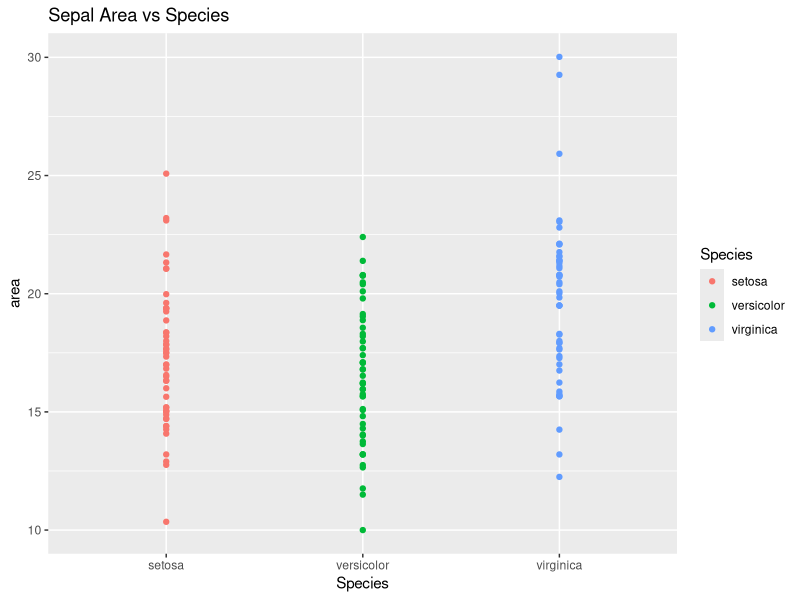
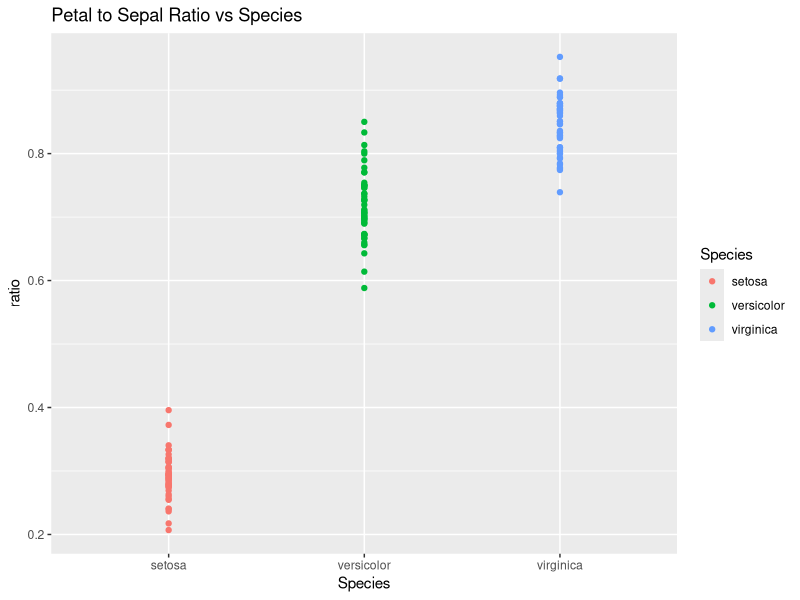
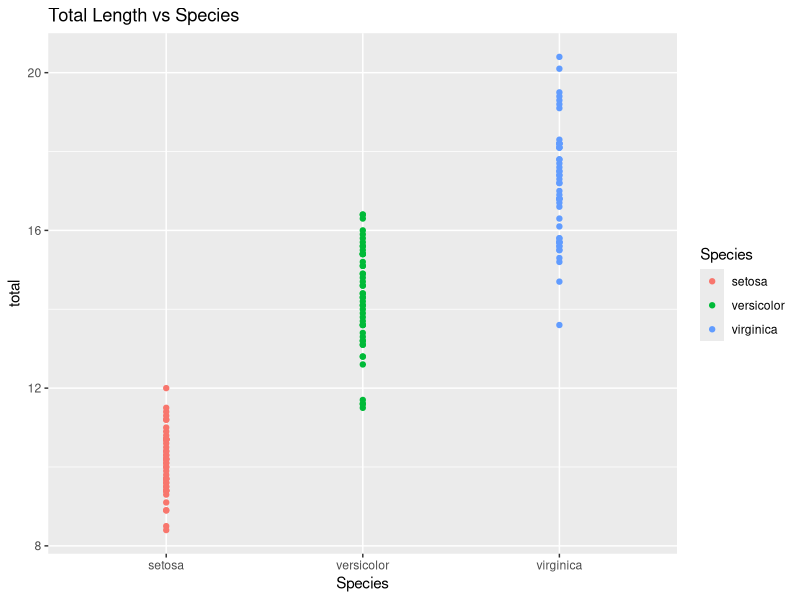

The R source for these figures, in order:
### EDA Lab Week 9

require(ggplot2)
require(dplyr)

## 1
# a
?iris
str(iris)

# b
iris %>%
    mutate(area = Sepal.Length * Sepal.Width) %>%
    ggplot(aes(x = Species, y = area)) +
        geom_point(aes(colour = Species)) +
        ggtitle("Sepal Area vs Species")

# c
iris %>%
    mutate(ratio = Petal.Length / Sepal.Length) %>%
    ggplot(aes(x = Species, y = ratio)) +
        geom_point(aes(colour = Species)) +
        ggtitle("Petal to Sepal Ratio vs Species")

# d
iris %>%
    mutate(total = Sepal.Length + Sepal.Width +
                   Petal.Length + Petal.Width) %>%
    ggplot(aes(x = Species, y = total)) +
        geom_point(aes(colour = Species)) +
        ggtitle("Total Length vs Species")

## 2
# a


## 3
